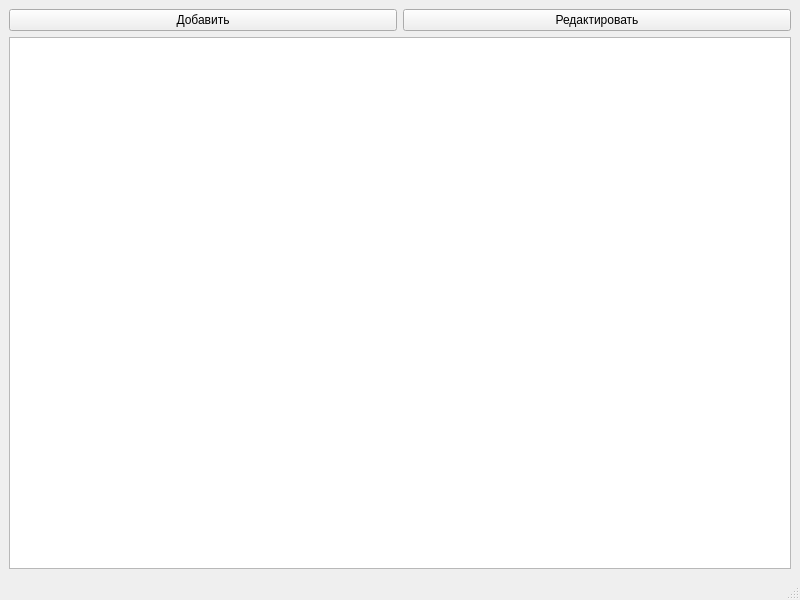
<?xml version="1.0" encoding="UTF-8"?>
<ui version="4.0">
 <class>MainWindow</class>
 <widget class="QMainWindow" name="MainWindow">
  <property name="geometry">
   <rect>
    <x>0</x>
    <y>0</y>
    <width>800</width>
    <height>600</height>
   </rect>
  </property>
  <property name="windowTitle">
   <string>MainWindow</string>
  </property>
  <widget class="QWidget" name="centralwidget">
   <layout class="QGridLayout" name="gridLayout">
    <item row="0" column="0">
     <widget class="QPushButton" name="pushButton1">
      <property name="text">
       <string>Добавить</string>
      </property>
     </widget>
    </item>
    <item row="0" column="1">
     <widget class="QPushButton" name="pushButton2">
      <property name="text">
       <string>Редактировать</string>
      </property>
     </widget>
    </item>
    <item row="1" column="0" colspan="2">
     <widget class="QTableWidget" name="tableWidget">
      <property name="selectionBehavior">
       <enum>QAbstractItemView::SelectRows</enum>
      </property>
     </widget>
    </item>
   </layout>
  </widget>
  <widget class="QMenuBar" name="menubar">
   <property name="geometry">
    <rect>
     <x>0</x>
     <y>0</y>
     <width>800</width>
     <height>21</height>
    </rect>
   </property>
  </widget>
  <widget class="QStatusBar" name="statusbar"/>
 </widget>
 <resources/>
 <connections/>
</ui>
